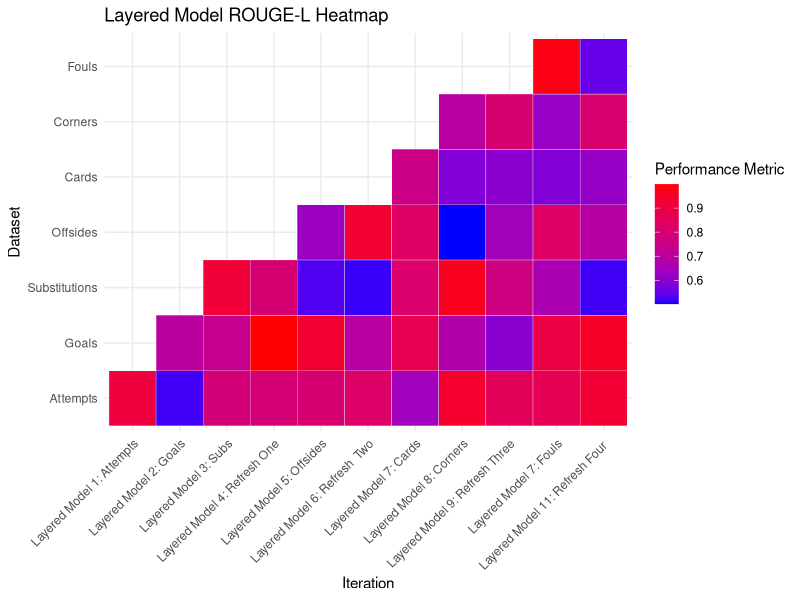
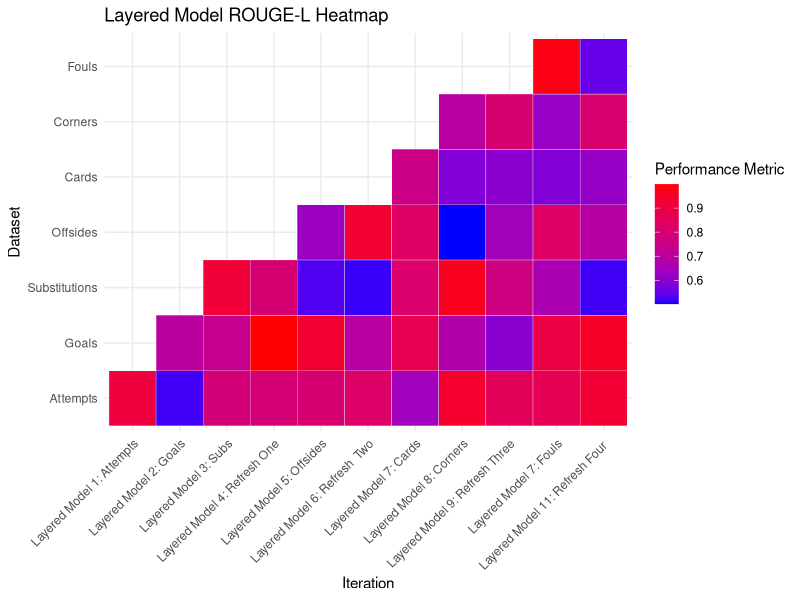

Write R code to recreate these figures, in order.
library(ggplot2)

# dataset names
dataset_names <- c("Attempts", "Goals", "Substitutions", "Offsides", "Cards", "Corners", "Fouls")

# iteration names - including refresher rounds
iteration_names <- c("Layered Model 1: Attempts", "Layered Model 2: Goals", "Layered Model 3: Subs", 
                     "Layered Model 4: Refresh One", "Layered Model 5: Offsides", "Layered Model 6: Refresh  Two", "Layered Model 7: Cards", "Layered Model 8: Corners", "Layered Model 9: Refresh Three", "Layered Model 7: Fouls", "Layered Model 11: Refresh Four ")

# Create an empty data frame to store the model performance
model_performance <- data.frame(
  Iteration = factor(),
  Dataset = factor(),
  PerformanceMetric = numeric()
)

# number of datasets to include in each iteration, including refreshers
datasets_per_iteration <- c(1, 2, 3, 3, 4, 4, 5, 6, 6, 7, 7)

for (i in 1:length(iteration_names)) {
  # Get the number of datasets for this iteration
  num_datasets <- datasets_per_iteration[i]
  
  # Generate performance metrics for the datasets
  performance_metrics <- runif(num_datasets, min = 0.5, max = 1)
  
  # Create iteration data for the current number of datasets
  iteration_data <- data.frame(
    Iteration = factor(rep(iteration_names[i], num_datasets), levels = iteration_names),
    Dataset = factor(dataset_names[1:num_datasets], levels = dataset_names),
    PerformanceMetric = performance_metrics
  )
  
  # Combine the iteration data with the main data frame
  model_performance <- rbind(model_performance, iteration_data)
}

# Create the heatmap
heatmap <- ggplot(model_performance, aes(x = Iteration, y = Dataset, fill = PerformanceMetric)) +
  geom_tile(color = "white") + # Add white lines to separate the tiles
  scale_fill_gradient(low = "blue", high = "red") + # Define the color gradient for the fill
  theme_minimal() + 
  theme(axis.text.x = element_text(angle = 45, hjust = 1, vjust = 1)) +
  labs(title = "Layered Model ROUGE-L Heatmap",
       x = "Iteration",
       y = "Dataset",
       fill = "Performance Metric")

# Print the heatmap
print(heatmap)

# Save the heatmap
ggsave("layered_model_performance_ROUGE_L_heatmap.png", plot = heatmap, width = 12, height = 6, dpi = 300)
